Frame 1 (no input): blank canvas, image omitted
Frame 60 (the mouse pressed at the canvas centre just before this capture): blank canvas, image omitted
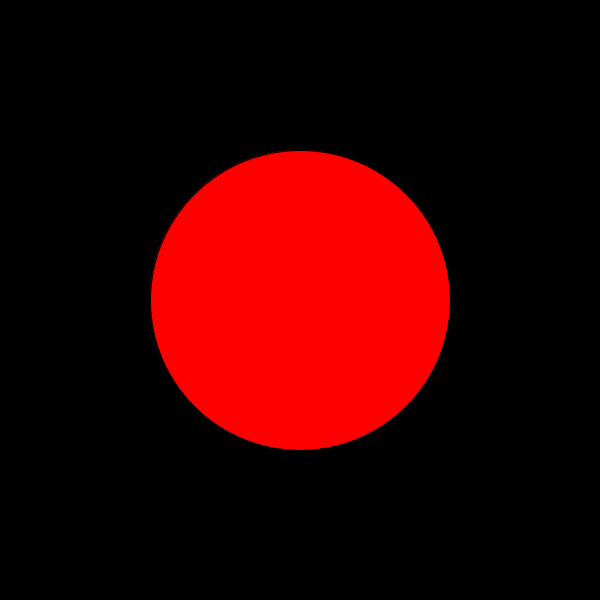
Frame 120 (the mouse held since frame 60 and released just before this capture)

The Processing sketch whose frames 1 and 60 were blank and that drew this single picture after the mouse press (run headless with seeded random() and noise(); from frame 60 on, the mouse is pressed at the canvas centre):

// Processing sketch: PassingArgs_SimpleBallDiam
// ── PassingArgs_SimpleBallDiam.pde
int x;

//=====================VOID SETUP START=====================
void setup() {

  background(0); 
  size(600, 600);
  frameRate(30);

  x = 0;
}
//=====================VOID SETUP END=====================


//=====================VOID DRAW START=====================
void draw() {

  background(0);

  x = mouseX;

  drawBall(x);
  
  //drawBallSpecial(x, color(0,255,0,constrain(x,0,255)));
}

void drawBall(int diam) {

  fill(255, 0, 0);
  ellipse(width/2, height/2, diam, diam);
}

void drawBallSpecial(int diam, color c) {

  fill(c);
  ellipse(width/2, height/2, diam, diam);
  
}
